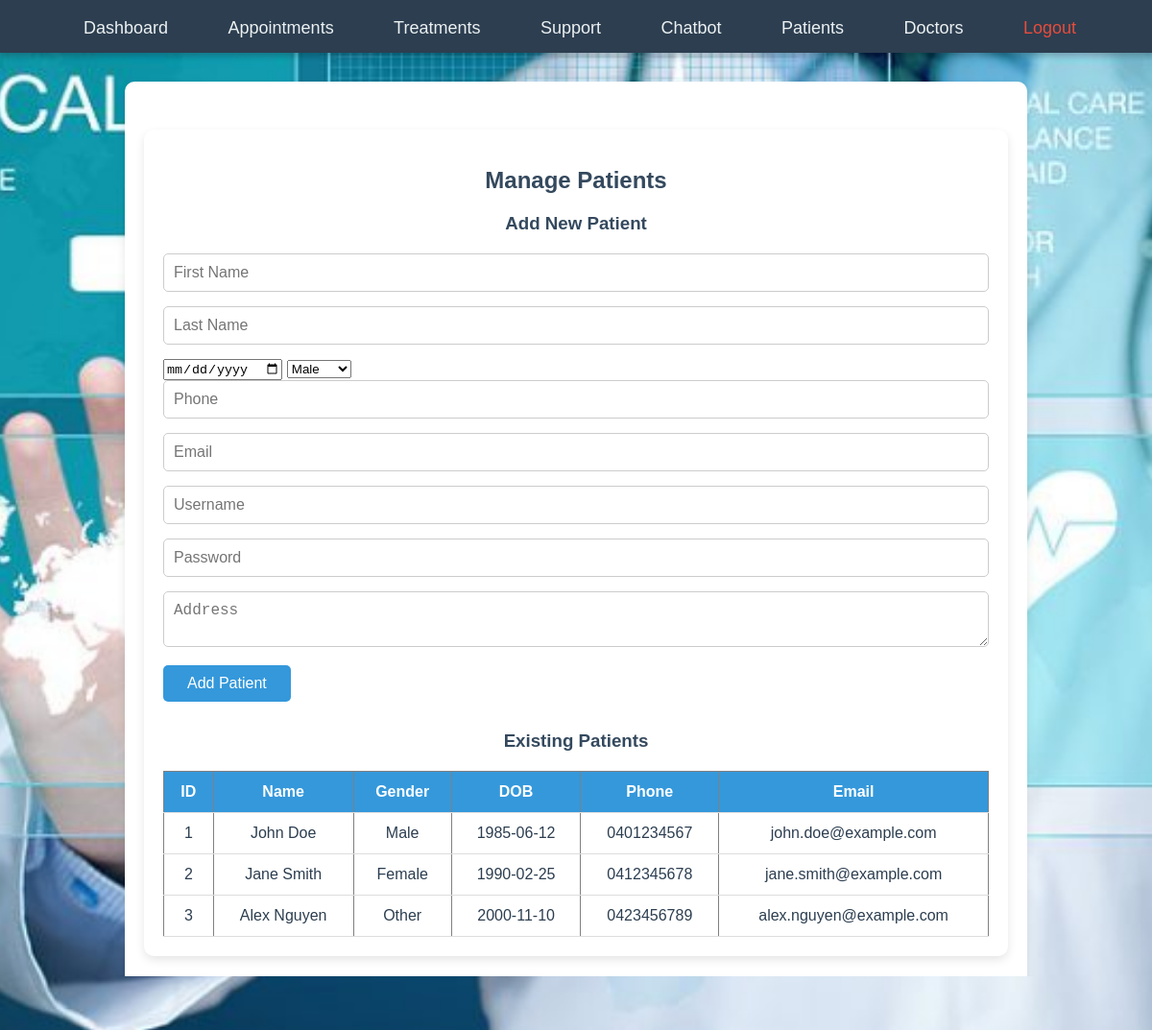
The page /admin_patients.php (signed in) on the database its author committed.
### tables this page shows
CREATE TABLE `patients` (
  `patient_id` int(10) UNSIGNED NOT NULL,
  `first_name` varchar(50) DEFAULT NULL COMMENT 'Patient first name',
  `last_name` varchar(50) DEFAULT NULL COMMENT 'Patient last name',
  `dob` date DEFAULT NULL COMMENT 'Date of birth',
  `gender` enum('Male','Female','Other') DEFAULT NULL COMMENT 'Patient gender',
  `phone` varchar(15) DEFAULT NULL COMMENT 'Phone number',
  `email` varchar(100) DEFAULT NULL COMMENT 'Unique email',
  `address` text DEFAULT NULL COMMENT 'Address',
  `disciplinary_record` text DEFAULT NULL COMMENT 'Notes on discipline'
);

### admin_patients.php (the view, shortened to what this page needs)
<?php
include 'db.php';
include 'navbar.php';
$result = $conn->query("SELECT * FROM patients");
?>
<div class="content">
<h2>Manage Patients</h2>
<h3>Add New Patient</h3>
<form method="post">
<input type="text" name="first_name" placeholder="First Name" required>
<input type="text" name="last_name" placeholder="Last Name" required>
<input type="date" name="dob" required>
<select name="gender" required>
<option value="Male">Male</option>
</select>
<input type="text" name="phone" placeholder="Phone" required>
<input type="email" name="email" placeholder="Email" required>
<input type="text" name="username" placeholder="Username" required>
<input type="password" name="password" placeholder="Password" required>
<textarea name="address" placeholder="Address"></textarea>
<button type="submit" name="add_patient">Add Patient</button>
</form>
<h3>Existing Patients</h3>
<table border="1" style="width:100%; text-align:center;">
<tr><th>ID</th><th>Name</th><th>Gender</th><th>DOB</th><th>Phone</th><th>Email</th></tr>
<?php while($row=$result->fetch_assoc()){
    echo "<tr>";
    echo "<td>".$row['patient_id']."</td>";
    echo "<td>".$row['first_name']." ".$row['last_name']."</td>";
    echo "<td>".$row['gender']."</td>";
    echo "<td>".$row['dob']."</td>";
    echo "<td>".$row['phone']."</td>";
    echo "<td>".$row['email']."</td>";
    echo "</tr>";
} ?>
</table>
</div>

### style.css (style rules this page uses)
body { font-family: 'Segoe UI', Tahoma, Geneva, Verdana, sans-serif; color: #2c3e50; margin: 0; padding: 0; text-align: center; background-image: url('../images/background.jpg'); background-size: cover; background-position: center; background-repeat: no-repeat; background-attachment: fixed; background-color: #f0f0f0; }
.content { max-width: 900px; margin: 30px auto; padding: 20px; background-color: rgba(255,255,255,0.9); border-radius: 10px; box-shadow: 0 4px 8px rgba(0,0,0,0.1); }
h2, h3 { color: #34495e; margin-bottom: 20px; }
form { margin-bottom: 30px; text-align: left; }
form input[type="text"], form input[type="email"], form input[type="password"], form input[type="datetime-local"], form textarea { width: 100%; padding: 10px; margin-bottom: 15px; border-radius: 5px; border: 1px solid #ccc; font-size: 16px; box-sizing: border-box; }
form button { background-color: #3498db; color: #fff; padding: 10px 25px; border: none; border-radius: 5px; font-size: 16px; cursor: pointer; transition: 0.3s; }
table { width: 100%; border-collapse: collapse; margin-top: 20px; text-align: left; }
table th, table td { padding: 12px; border-bottom: 1px solid #ddd; }
table th { background-color: #3498db; color: white; }

### navbar.php (style rules this page uses)
body { text-align: center; font-family: Arial, sans-serif; background-color: #f4f6f7; }
.content { margin: 30px auto; max-width: 900px; padding: 20px; background-color: #fff; border-radius: 10px; box-shadow: 0 4px 10px rgba(0,0,0,0.1); }

### rows shown on the page
patients: patient_id "1", first_name "John", last_name "Doe", gender "Male", dob "1985-06-12", phone "0401234567", email "john.doe@example.com"
patients: patient_id "2", first_name "Jane", last_name "Smith", gender "Female", dob "1990-02-25", phone "0412345678", email "jane.smith@example.com"
patients: patient_id "3", first_name "Alex", last_name "Nguyen", gender "Other", dob "2000-11-10", phone "0423456789", email "alex.nguyen@example.com"
